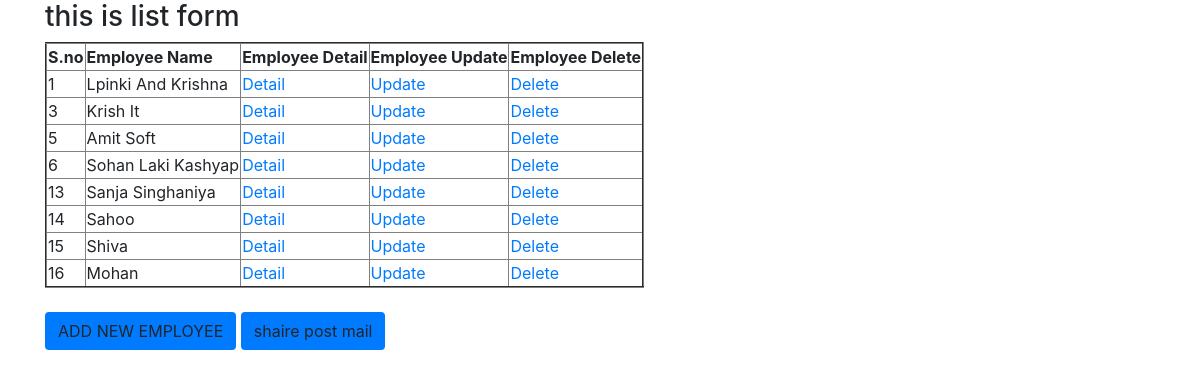
The page / on the database its author committed.
### classcuda12app/models.py (models this page shows, shortened)
class Employee(models.Model):
    name=models.CharField(max_length=20)
    loc=models.CharField(max_length=30)
    sal=models.FloatField()

### classcuda12app/views.py (the view)
# urls.py: url(r'^$', views.CompanyListView.as_view(),name='list'),
class CompanyListView(ListView):
    model = Employee

### templates/classcuda12app/employee_list.html
{% extends 'classcuda12app/base.html' %}
{% block body_block %}
    <h3>this is list form</h3>
        <table border="2px">
        <thead>
        <tr>
            <th>S.no</th>
        <th>Employee Name</th>
        <th>Employee Detail</th>
        <th>Employee Update</th>
        <th>Employee Delete</th>
        </tr>
        </thead>
            {% for emp in employee_list %}
             <tr>
                 <td>{{ emp.id }}</td>
                <td>{{ emp.name|title }}</td>
                <td><a href="{{ emp.id }}">Detail</a> </td>
                <td><a href="/update/{{ emp.id }}">Update</a> </td>
                <td><a href="/delete/{{ emp.id }}">Delete</a> </td>
             </tr>
       {% endfor %}
        </table><br>
    <a href="/create" CLASS="btn btn-group-lg bg-primary">ADD NEW EMPLOYEE</a>
    <a href="/share/" CLASS="btn btn-group-lg bg-primary">shaire post mail</a>
{% endblock %}

### templates/classcuda12app/base.html (shortened to what this page needs)
<!DOCTYPE html>
<html lang="en">
<head>
    <link rel="stylesheet" href="https://stackpath.bootstrapcdn.com/bootstrap/4.3.1/css/bootstrap.min.css">
</head>
<body>
<div class="container">
    {% block body_block %}
    {% endblock %}
</div>
</body>
</html>

### rows shown on the page
Employee: id "1", name "Lpinki And Krishna"
Employee: id "3", name "Krish It"
Employee: id "5", name "Amit Soft"
Employee: id "6", name "Sohan Laki Kashyap"
Employee: id "13", name "Sanja Singhaniya"
Employee: id "14", name "Sahoo"
Employee: id "15", name "Shiva"
Employee: id "16", name "Mohan"
